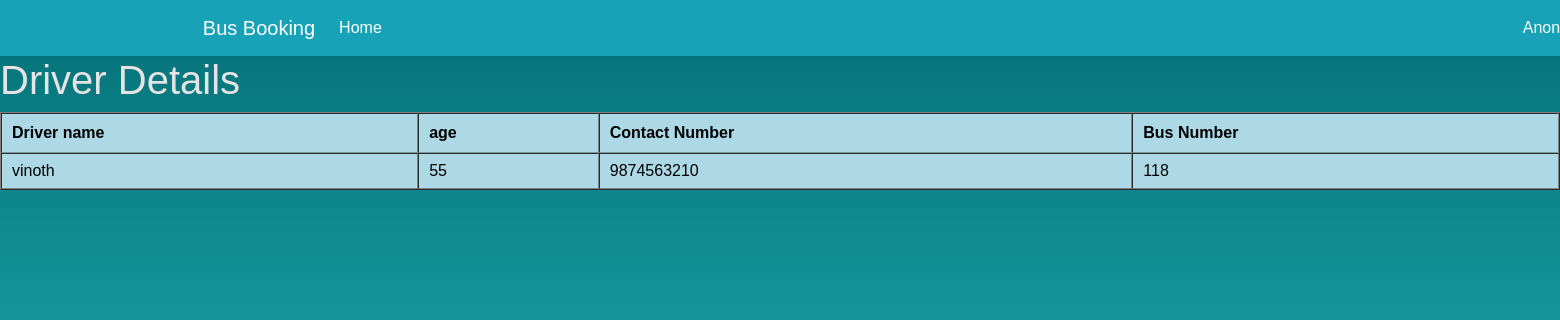
/draccess/, run on an earlier commit of the app's database.
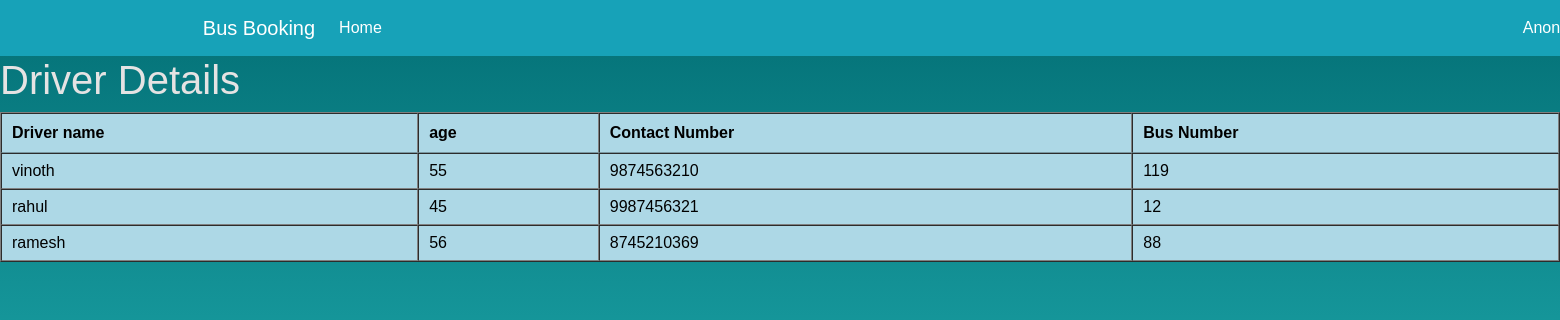
And on a later commit of the database.
### busbookapp/models.py (models this page shows)
class Driver(models.Model):
    drivername=models.CharField(max_length=20)
    age=models.IntegerField()
    contact_no=models.IntegerField()
    bus_no=models.IntegerField()

### busbookapp/views.py (the view)
# urls.py: path('draccess/', views.driverDetails,name="draccess"),
def driverDetails(request):
    emp_data=Driver.objects.all()
    emp_dict = {"emp_list":emp_data}
    return render(request, "busbookapp/driver.html", context =emp_dict)

### busbookapp/templates/busbookapp/driver.html (shortened to what this page needs)
<html>
{% extends 'busbookapp/base1.html' %}
{% block content %}
{% load static %}
    <link rel="stylesheet" href="{% static 'css/style.css' %}">
<head>
    <link rel="stylesheet" type="text/css" href="https://cdn.datatables.net/1.12.1/css/jquery.dataTables.css">
</head>
<body>
<h1 >
    Driver Details
</h1>
<table id="mytable" class="datatable" cellspacing="1" cellpadding="1" border="1" bgcolor="lightblue">
    <thead>
        <tr class="dt-control" style="color:black">
            <th class="sorting_1"> Driver name</th>
            <th> age</th>
            <th> Contact Number</th>
            <th> Bus Number</th>
        </tr>
    </thead>
    <tbody>
        <tr style="color:black">
            {% if emp_list %}
            {% for template in emp_list %}
            <td style="color:black">{{template.drivername}}</td>
            <td style="color:black">{{template.age}}</td>
            <td style="color:black">{{template.contact_no}}</td>
            <td style="color:black">{{template.bus_no}}</td>
        </tr>
    </tbody>
      {% endfor %}
      {% endif %}
</table>
</body>
{% endblock %}

What changed in the data, as far as the page shows it:
changed Driver "vinoth": bus_no "118" → "119"
added Driver: drivername "rahul", age "45", contact_no "9987456321", bus_no "12"
added Driver: drivername "ramesh", age "56", contact_no "8745210369", bus_no "88"
